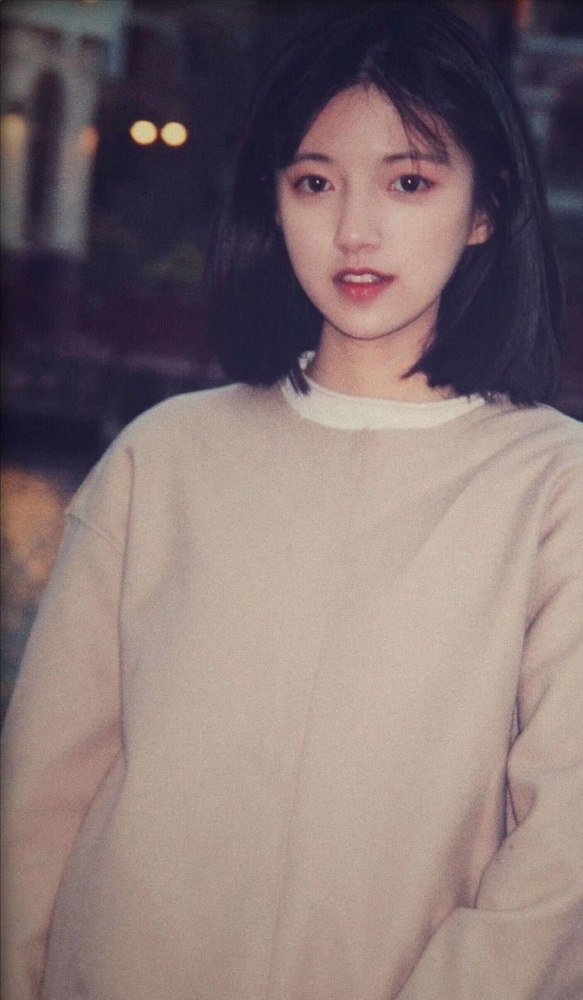
#> input picture opencv/data/888157224.jpeg, 583 x 1000 px, shrunk from 1080 x 1852 before the run
$ python '高斯模糊.py'
#> lines starting #> are read from the running program, lines starting #| are printed output that depends on the picture
"""
高斯函数呈现出的特征就是中间高，两边低的钟形

高斯模糊通常被用来减少图像噪声以及降低细节层次。
"""
import cv2


def updateSigma(val):
    """
    高斯模糊
    :param val: 卷积大小
    :return:
    """
    # 参数1：图像 参数2：卷积核大小 参数3：标准差越大，去除高斯噪声能力越强，图像越模糊
    gaussian_blur = cv2.GaussianBlur(img, (5, 5), val)
    cv2.imshow('gaussian', gaussian_blur)


img = cv2.imread('../data/888157224.jpeg', cv2.IMREAD_GRAYSCALE)
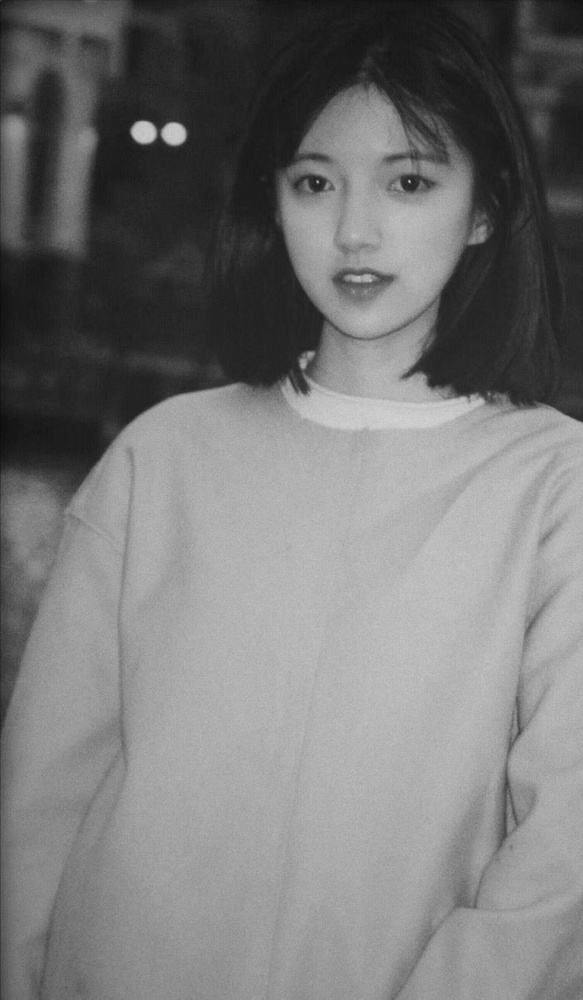
#> img: shape (1000, 583); min 10, max 212, mean 119.8
cv2.imshow('img', img)

# 创建一个窗口
cv2.namedWindow("gaussian", cv2.WINDOW_AUTOSIZE)

# 创建一个窗口进度条: 参数1:名称 参数2:窗口名称  参数3: 起始值  参数4: 最大值, 参数5:回调函数
cv2.createTrackbar('sigma', 'gaussian', 0, 255, updateSigma)
#> slider 'sigma' is set to 85

updateSigma(0)

cv2.waitKey(0)
cv2.destroyAllWindows()
